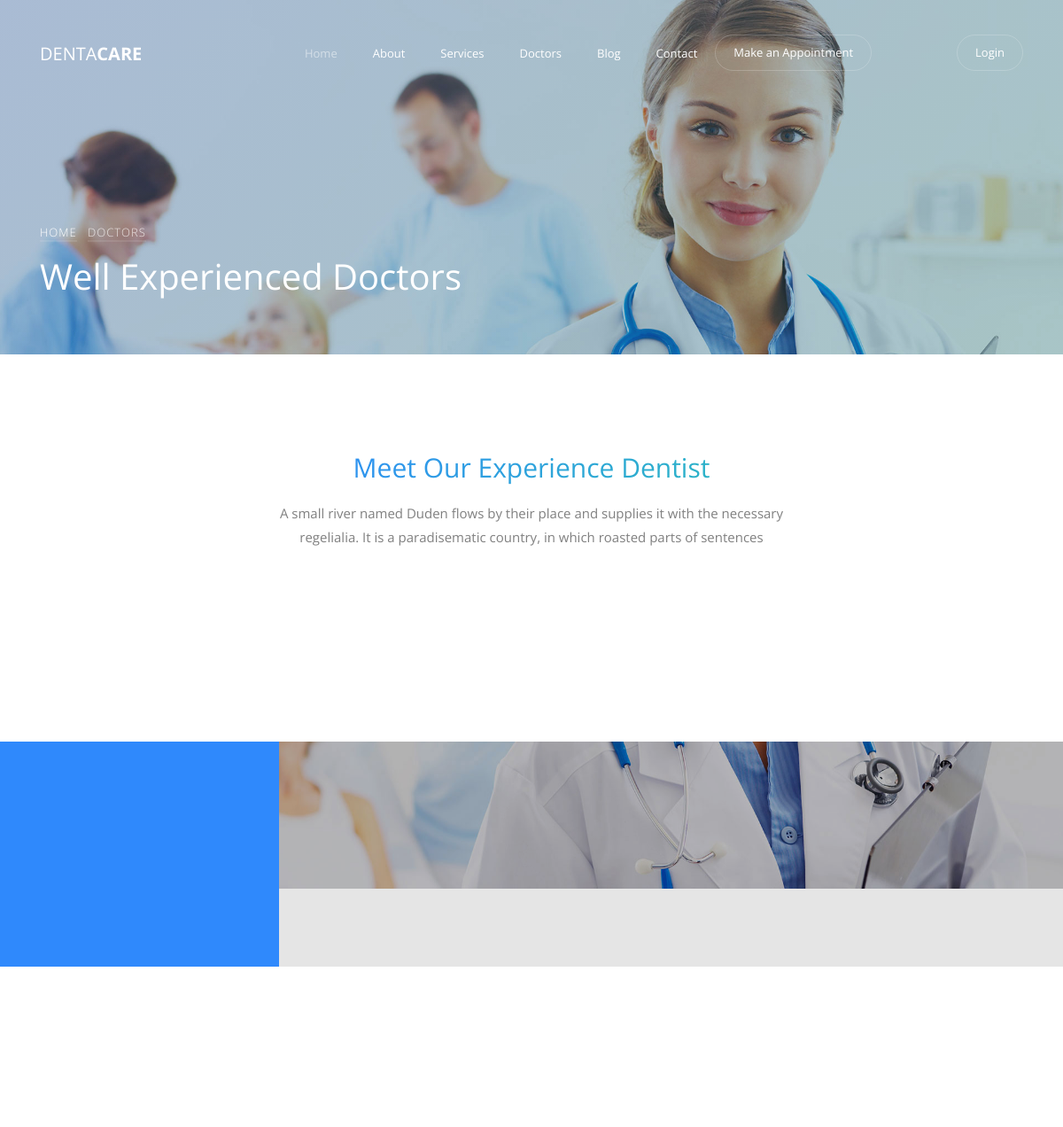
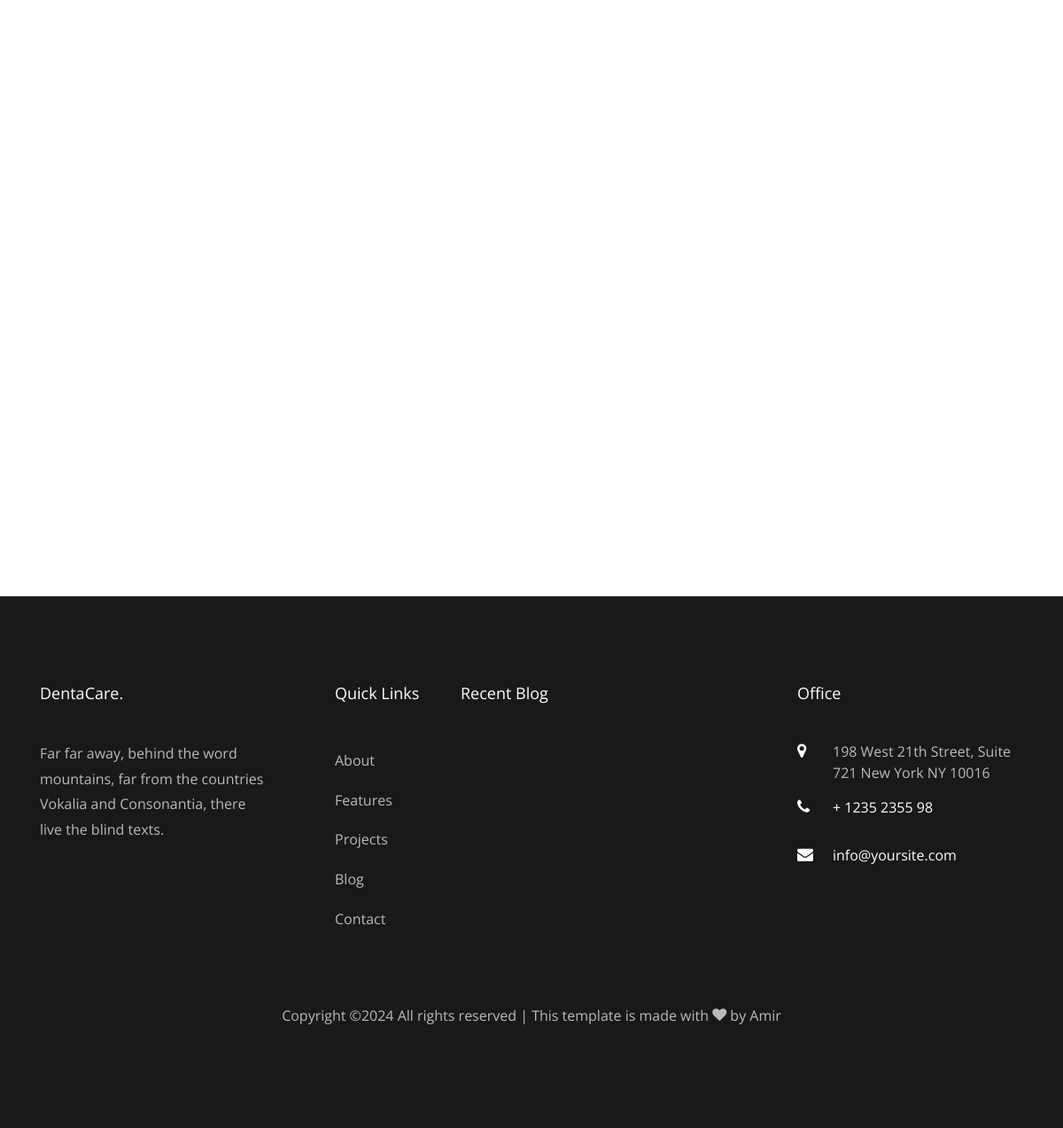
The page /doctor/ on the database as committed earlier (2 pictures, top to bottom).
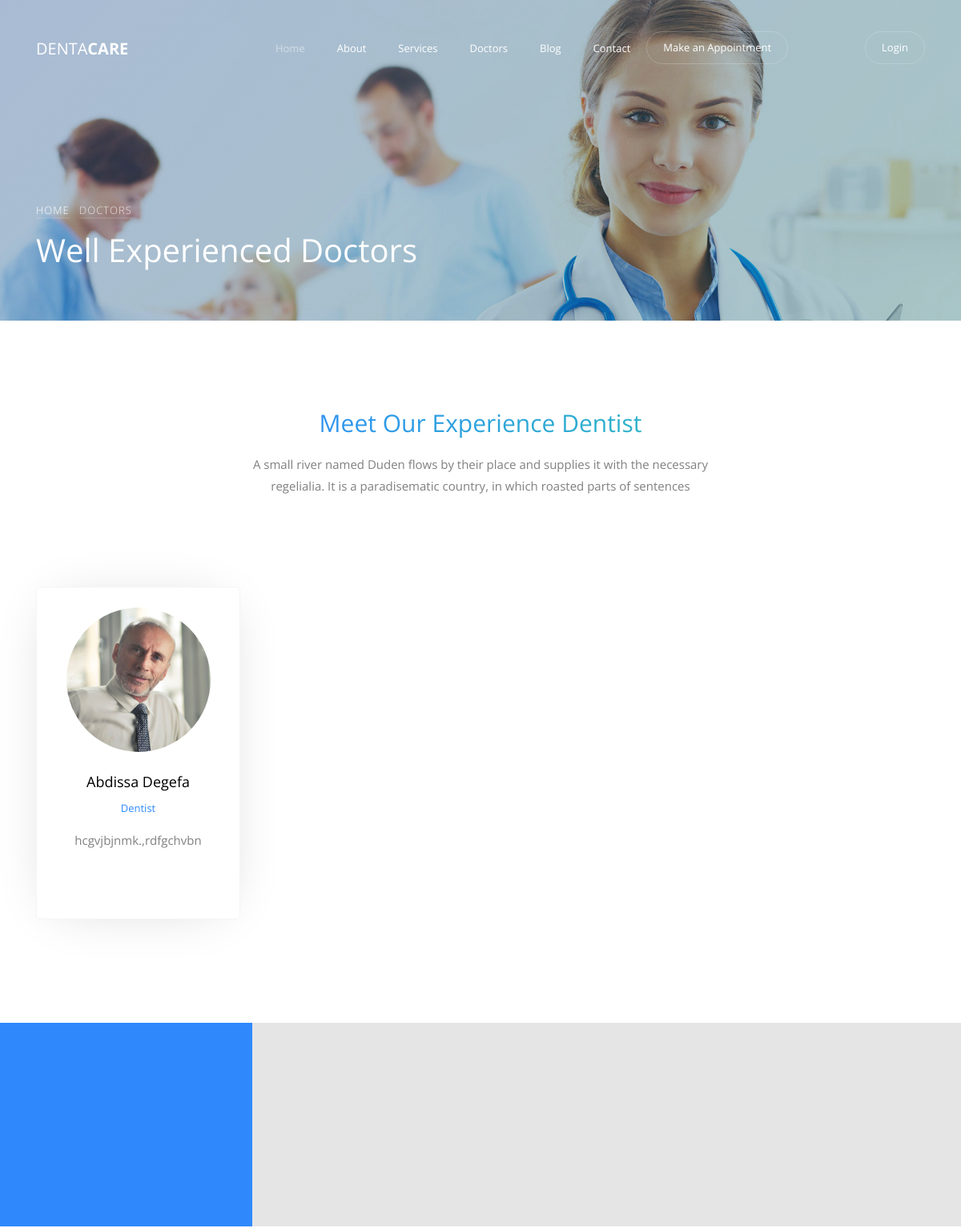
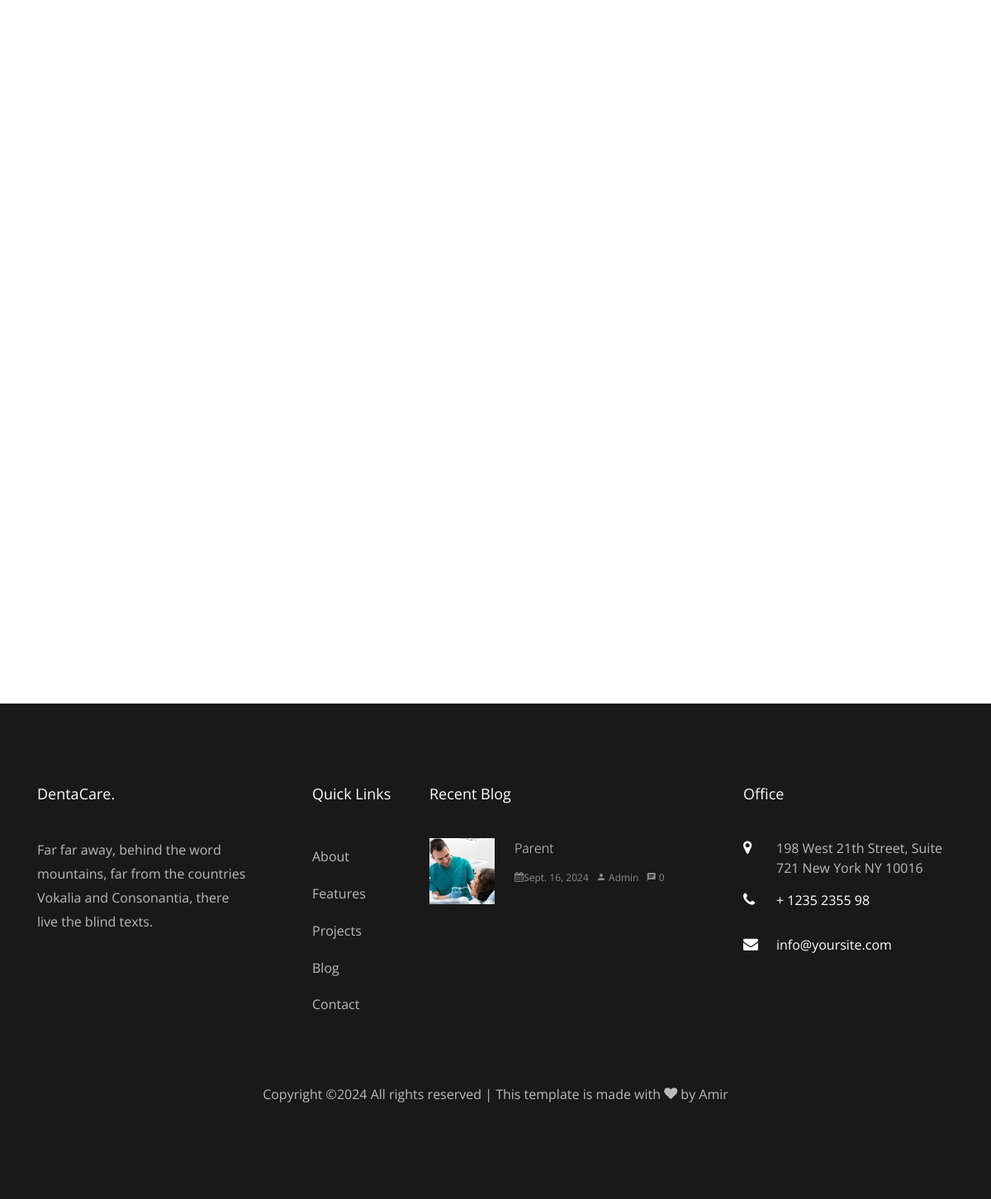
The same page on the database as committed later (2 pictures, top to bottom).
### menan/models.py (models this page shows)
class Slider(models.Model):
    image = models.ImageField(upload_to='pics')
    title = models.CharField(max_length=255)
    desc = models.TextField()

class Contact(models.Model):
    address = models.CharField(max_length=255)
    phone = models.CharField(max_length=20)
    email = models.EmailField()
    website = models.URLField()

### doctor/models.py (models this page shows)
class DentTitle(models.Model):
    title = models.CharField(max_length=100)
    desc = models.TextField()

class Dentists(models.Model):
    name = models.CharField(max_length=100)
    image = models.ImageField(upload_to='pics')
    desc = models.TextField()
    prof = models.CharField(max_length=100)
    X = models.URLField(blank=True, null=True)
    fb = models.URLField(blank=True, null=True)
    insta = models.URLField(blank=True, null=True)
    google = models.URLField(blank=True, null=True)

### blog/models.py (models this page shows, shortened)
class Blogs(models.Model):
    image = models.ImageField(upload_to='pics')
    title = models.CharField(max_length=255)
    desc = models.TextField()
    author = models.CharField(max_length=100, default='Admin')
    created_at = models.DateField(auto_now_add=True)
    comments_count = models.IntegerField(default=0)
    category = models.ForeignKey(Category, on_delete=models.CASCADE)
    link = models.URLField(blank=True, null=True)

### doctor/views.py (the view)
# urls.py: path('', views.doctors, name='doctors'),
def doctors(requests):
    slider = Slider.objects.all()
    sliders = slider[:1]
    dentists = Dentists.objects.all()
    docTitle = DentTitle.objects.all()
    pricings = Pricing.objects.all()
    pritits = PriTitle.objects.all()
    achievs = Achievements.objects.all()
    contacts = Contact.objects.all()
    blg = Blogs.objects.all()
    blgs = blg[:2]
    res = {
        'dentists':dentists,
        'docTitle':docTitle,
        'pricings':pricings,
        'pritits':pritits,
        'achievs':achievs,
        'sliders': sliders,
        'contacts':contacts,
        'blgs':blgs,
        }
    return render(requests, "doctors.html", res)

### menan/templates/doctors.html (shortened to what this page needs)
{% extends "base.html" %}
{% load static %}
{% block content %}
    <section class="home-slider owl-carousel">
		{%for slider in sliders%}
      <div class="slider-item bread-item" style="background-image: url({{slider.image.url}});" data-stellar-background-ratio="0.5">
        <div class="overlay"></div>
        <div class="container" data-scrollax-parent="true">
          <div class="row slider-text align-items-end">
            <div class="col-md-7 col-sm-12 ftco-animate mb-5">
              <p class="breadcrumbs" data-scrollax=" properties: { translateY: '70%', opacity: 1.6}"><span class="mr-2"><a href="{% url 'home' %}">Home</a></span> <span>Doctors</span></p>
              <h1 class="mb-3" data-scrollax=" properties: { translateY: '70%', opacity: .9}">Well Experienced Doctors</h1>
            </div>
          </div>
        </div>
      </div>
	  {%endfor%}
    </section>
	<section class="ftco-section">
      <div class="container">
		<div class="row justify-content-center mb-5 pb-5">
			{% for doct in docTitle%}
			<div class="col-md-7 text-center heading-section ftco-animate">
			  <h2 class="mb-3">{{doct.title}}</h2>
			  <p>{{doct.desc}}</p>
			</div>
			{%endfor%}
		</div>
        <div class="row">
			{% for dentist in dentists%}
        	<div class="col-lg-3 col-md-6 d-flex mb-sm-4 ftco-animate">
        		<div class="staff">
      				<div class="img mb-4" style="background-image: url({{dentist.image.url}});"></div>
      				<div class="info text-center">
      					<h3><a href="{% url 'doctor:doctor_detail' dentist.id %}">{{dentist.name}}</a></h3>
      					<span class="position">{{dentist.prof}}</span>
      					<div class="text">
	        				<p>{{dentist.desc}}</p>
	        				<ul class="ftco-social">
			            	</ul>
	        			</div>
      				</div>
        		</div>
        	</div>
			{% endfor %}
        </div>
      </div>
    </section>
    <section class="ftco-section ftco-counter img" id="section-counter" style="background-image: url({% static 'menanapp/images/bg_1.jpg' %});" data-stellar-background-ratio="0.5">
    	<div class="container">
			{% for achiv in achievs %}
    		<div class="row d-flex align-items-center">
    			<div class="col-md-3 aside-stretch py-5">
    			</div>
    			<div class="col-md-9 py-5 pl-md-5">
		    		<div class="row">
		        </div>
		      </div>
	      </div>
		  {%endfor%}
    	</div>
    </section>
    <section class="ftco-section">
    	<div class="container">
			{% for pritit in pritits%}
    		<div class="row justify-content-center mb-5 pb-5">
        	</div>
			{%endfor%}
    		<div class="row">
        	</div>
    	</div>
    </section>
{% endblock %}

### menan/templates/base.html (shortened to what the changed rows need)
{% load static%}
{% static "menanapp/images" as baseUrl %}
<!DOCTYPE html>
<html lang="en">
  <head>
    <link rel="stylesheet" href="{% static 'menanapp/css/open-iconic-bootstrap.min.css' %}">
    <link rel="stylesheet" href="{% static 'menanapp/css/animate.css' %}">
    <link rel="stylesheet" href="{% static 'menanapp/css/owl.carousel.min.css' %}">
    <link rel="stylesheet" href="{% static 'menanapp/css/owl.theme.default.min.css' %}">
    <link rel="stylesheet" href="{% static 'menanapp/css/magnific-popup.css' %}">
    <link rel="stylesheet" href="{% static 'menanapp/css/aos.css' %}">
    <link rel="stylesheet" href="{% static 'menanapp/css/ionicons.min.css' %}">
    <link rel="stylesheet" href="{% static 'menanapp/css/bootstrap-datepicker.css' %}">
    <link rel="stylesheet" href="{% static 'menanapp/css/jquery.timepicker.css' %}">
    <link rel="stylesheet" href="{% static 'menanapp/css/flaticon.css' %}">
    <link rel="stylesheet" href="{% static 'menanapp/css/icomoon.css' %}">
    <link rel="stylesheet" href="{% static 'menanapp/css/style.css' %}">
  </head>
  <body>
        {% block content %}
        {% endblock %}
        <footer class="ftco-footer ftco-bg-dark ftco-section">
            <div class="container">
            <div class="row mb-5">
                <div class="col-md-3">
                <div class="ftco-footer-widget mb-4">
                    <h2 class="ftco-heading-2">DentaCare.</h2>
                </div>
                </div>
                <div class="col-md-2">
                    <div class="ftco-footer-widget mb-4 ml-md-5">
                        <h2 class="ftco-heading-2">Quick Links</h2>
                    </div>
                </div>
                <div class="col-md-4 pr-md-4">
                <div class="ftco-footer-widget mb-4">
                    <h2 class="ftco-heading-2">Recent Blog</h2>
                    {% for blg in blgs%}
                    <div class="block-21 mb-4 d-flex">
                        <a class="blog-img mr-4" style="background-image: url({{blg.image.url}});"></a>
                        <div class="text">
                            <h3 class="heading"><a href={% url 'blog:blog' %}>{{blg.title}}</a></h3>
                            <div class="meta">
                            <div><a href={% url 'blog:blog' %}><span class="icon-calendar"></span>{{blg.created_at}}</a></div>
                            <div><a href={% url 'blog:blog' %}><span class="icon-person"></span> {{blg.author}}</a></div>
                            <div><a href={% url 'blog:blog' %}><span class="icon-chat"></span> {{blg.comments_count}}</a></div>
                            </div>
                        </div>
                    </div>
                    {%endfor%}
                </div>
                </div>
                <div class="col-md-3">
                    <div class="ftco-footer-widget mb-4">
                        <h2 class="ftco-heading-2">Office</h2>
                        {%for cont in contacts%}
                        <div class="block-23 mb-3">
                            <ul>
                            <li><span class="icon icon-map-marker"></span><span class="text">{{cont.address}}</span></li>
                            <li><a href="#"><span class="icon icon-phone"></span><span class="text">{{cont.phone}}</span></a></li>
                            <li><a href="#"><span class="icon icon-envelope"></span><span class="text">{{cont.email}}</span></a></li>
                            </ul>
                        </div>
                        {%endfor%}
                    </div>
                </div>
            </div>
            </div>
        </footer>
    </body>
  </html>

Rows that differ between the two databases and show on the page:
added Dentists: image (picture), name "Abdissa Degefa", prof "Dentist", desc "hcgvjbjnmk.,rdfgchvbn"
added Blogs: image (picture), title "Parent", created_at "Sept. 16, 2024", author "Admin", comments_count "0"
